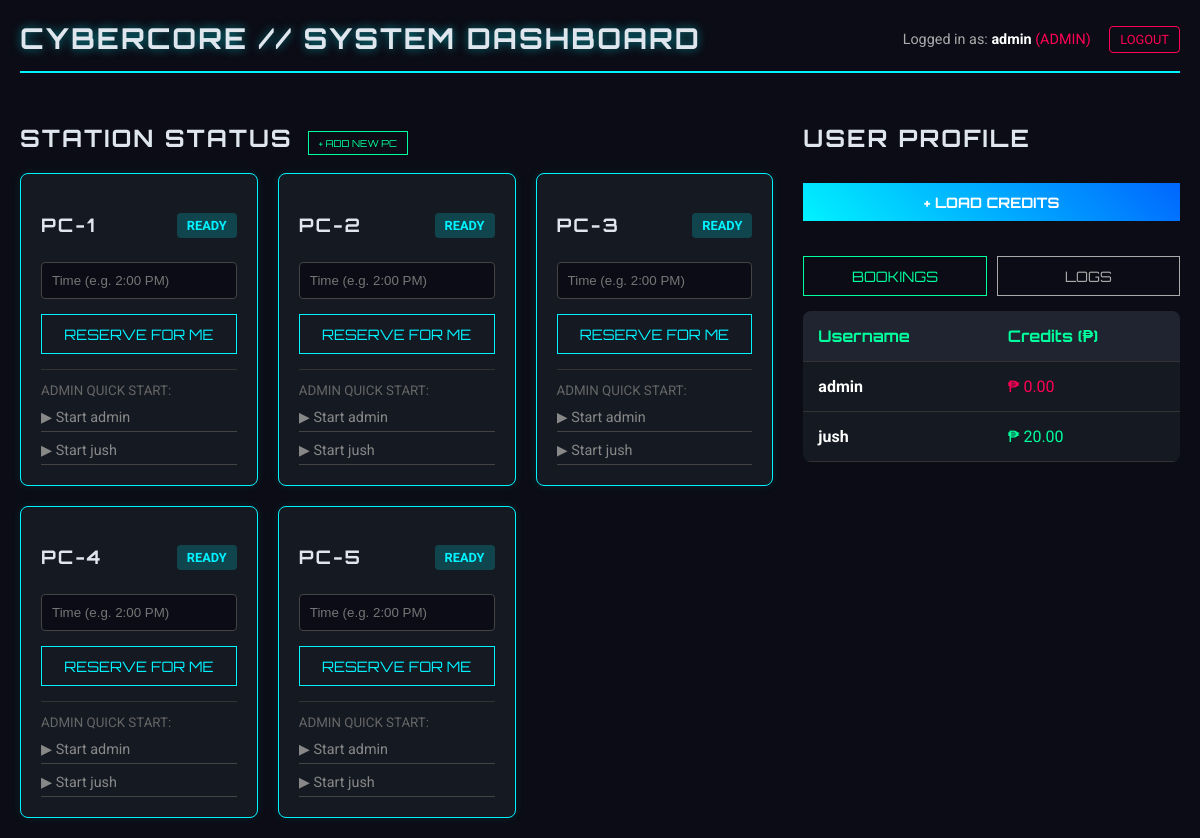
Page / (signed in) on the earlier database version.
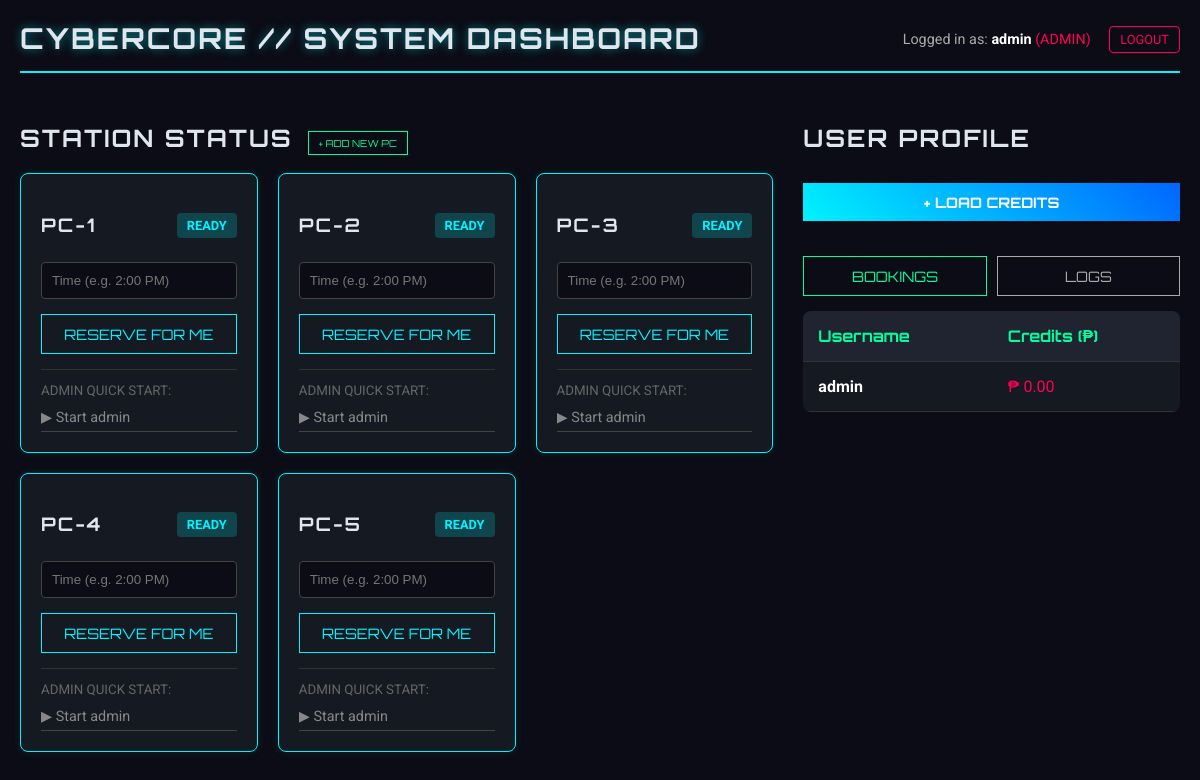
Same page on the later database version.
### app.py (models this page shows, shortened)
class PC(db.Model):
    id = db.Column(db.Integer, primary_key=True)
    name = db.Column(db.String(20), unique=True, nullable=False)
    is_occupied = db.Column(db.Boolean, default=False)

class User(UserMixin, db.Model):
    id = db.Column(db.Integer, primary_key=True)
    username = db.Column(db.String(80), unique=True, nullable=False)
    password_hash = db.Column(db.String(120), nullable=False)
    pondo = db.Column(db.Float, default=0.0)
    is_admin = db.Column(db.Boolean, default=False)

### app.py (the view)
@app.route('/')
@login_required
def index():
    pcs = PC.query.all()
    users = User.query.all() if current_user.is_admin else [current_user]
    active_sessions = Session.query.filter_by(end_time=None).all()
    return render_template('index.html', pcs=pcs, users=users, sessions=active_sessions)

### app.py (called while the page is built)
@login_manager.user_loader
def load_user(user_id):
    return User.query.get(int(user_id))

### templates/index.html (shortened to what the changed rows need)
<!DOCTYPE html>
<html lang="en">
<head>
</head>
<body>
    <div class="top-bar">
        <h1>CyberCore // System Dashboard</h1>
        <div>
            <span style="color:#aaa; margin-right:15px; font-size: 0.9em;">
                Logged in as: <strong style="color: white;">{{ current_user.username }}</strong>
                {% if current_user.is_admin %} <span style="color: var(--neon-red);">(ADMIN)</span> {% endif %}
            </span>
        </div>
    </div>
    <div class="container">
        <div class="section" style="flex: 2;">
            <div style="display:flex; align-items:center;">
                <h2>Station Status</h2>
            </div>
            <div class="pc-grid">
                {% for pc in pcs %}
                <div class="card {{ 'occupied' if pc.is_occupied else 'free' }}">
                    <div style="display:flex; justify-content:space-between; align-items:center;">
                        <h3>{{ pc.name }}</h3>
                        <span class="status-badge">{{ 'In Use' if pc.is_occupied else 'Ready' }}</span>
                    </div>
                    {% if pc.is_occupied %}
                        {% for sess in sessions %}
                            {% if sess.pc_id == pc.id %}
                                <p style="color: #aaa; font-size: 0.9em;">User ID: #{{ sess.user_id }}</p>
                                <p style="color: #aaa; font-size: 0.9em;">Started: {{ sess.start_time.strftime('%H:%M') }}</p>
                                {% if current_user.is_admin %}
                                    <a href="/end_session/{{ sess.id }}" class="btn btn-red">STOP & BILL</a>
                                {% else %}
                                    <p style="color: var(--neon-red); font-size: 0.8em; margin-top: 10px;">SESSION ACTIVE</p>
                                {% endif %}
                            {% endif %}
                        {% endfor %}
                    {% else %}
                        <form action="/book" method="POST">
                            <input type="text" name="time_slot" placeholder="Time (e.g. 2:00 PM)" required>
                            <button type="submit" style="width:100%">Reserve for Me</button>
                        </form>
                        {% if current_user.is_admin %}
                        <div style="margin-top:15px; border-top:1px solid #333; padding-top:10px;">
                            <small style="color:#666; text-transform:uppercase;">Admin Quick Start:</small>
                            <div style="max-height: 100px; overflow-y: auto;">
                                {% for user in users %}
                                    <a href="/start_session/{{ pc.id }}/{{ user.id }}" class="walk-in-link">
                                        ▶ Start {{ user.username }}
                                    </a>
                                {% endfor %}
                            </div>
                        </div>
                        {% endif %}
                    {% endif %}
                </div>
                {% endfor %}
            </div>
        </div>
        <div class="section" style="flex: 1;">
            <h2>User Profile</h2>
            <table>
                <thead>
                    <tr>
                        <th>Username</th>
                        <th>Credits (₱)</th>
                    </tr>
                </thead>
                <tbody>
                    {% for user in users %}
                    <tr>
                        <td style="font-weight:bold; color:white;">{{ user.username }}</td>
                        <td style="color: {{ 'var(--neon-green)' if user.pondo > 0 else 'var(--neon-red)' }}">
                            ₱ {{ "%.2f"|format(user.pondo) }}
                        </td>
                    </tr>
                    {% endfor %}
                </tbody>
            </table>
        </div>
    </div>
</body>
</html>

Differences in the rows shown:
removed User: username "jush", pondo "20.00"
